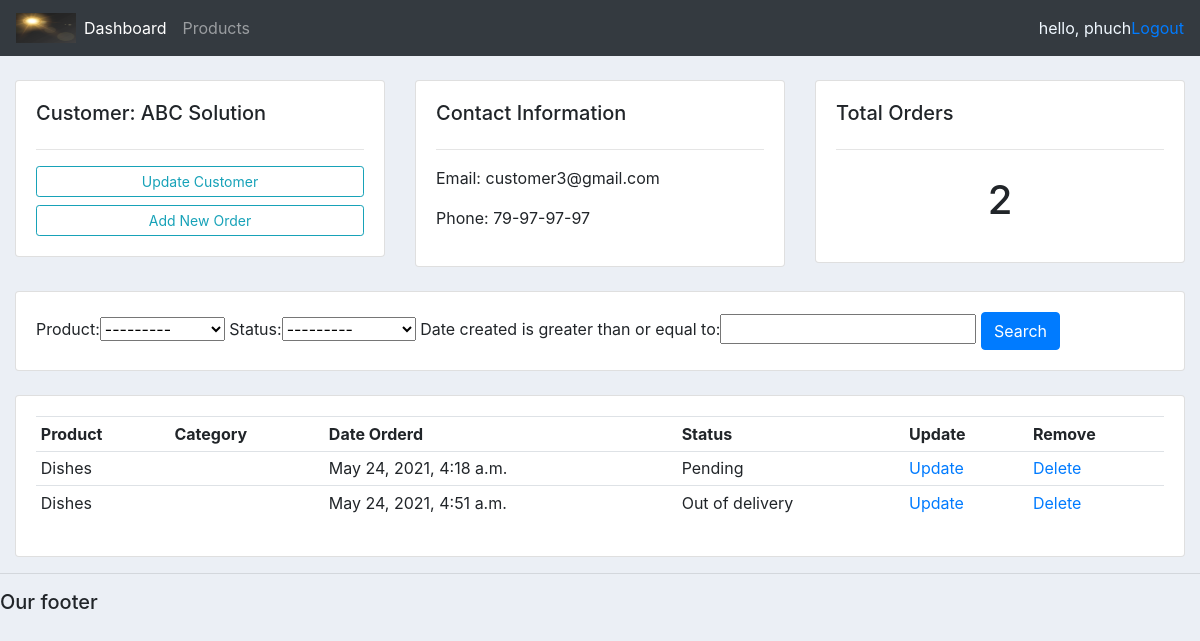
The page /customer/6/ (signed in) on the database its author committed.
### accounts/models.py (models this page shows, shortened)
class Customer(models.Model):
    user = models.OneToOneField(User, null=True, blank=True, on_delete=models.CASCADE)
    name = models.CharField(max_length=200, null=True)
    phone = models.CharField(max_length=200, null=True)
    email = models.CharField(max_length=200, null=True)
    profile_pic = models.ImageField(default="nobody.jpg", null=True, blank=True,)
    date_created = models.DateTimeField(auto_now_add=True, null=True)

class Order(models.Model):
    STATUS = (
        ('Pending', 'Pending'),
        ('Out of delivery', 'Out of delivery'),
        ('Delivered', 'Delivered'),
    )
    customer = models.ForeignKey(Customer, null=True, on_delete=models.SET_NULL)
    product = models.ForeignKey(Product, null=True, on_delete=models.SET_NULL)
    date_created = models.DateTimeField(auto_now_add=True, null=True)
    status = models.CharField(max_length=200, null=True, choices=STATUS)

class Product(models.Model):
    CATEGORY = (
        ('Indoor', 'Indoor'),
        ('Out door', 'Out door'),
    )
    name = models.CharField(max_length=200, null=True)
    price = models.FloatField(null=True)
    category = models.CharField(max_length=200, null=True, choices=CATEGORY)
    description = models.CharField(max_length=200, null=True, blank=True)
    date_created = models.DateTimeField(auto_now_add=True, null=True)
    tags = models.ManyToManyField(Tag)
    def __str__(self):
        return self.name

### accounts/decorators.py (the view)
        def wrapper_func(request, *args, **kwargs):
            try:
                group = None
                if request.user.groups.exists():
                    group = request.user.groups.all()[0].name
                if group in allowed_roles:
                    return view_func(request, *args, **kwargs)
                else:
                    return render(request,'accounts/403.html')
            except:
                return render(request,'accounts/no_user.html')

### accounts/views.py (called while the page is built)
@login_required(login_url='login')
@allowed_users(allowed_roles=['admin'])
def customer(request, pk):
    customer = Customer.objects.get(id=pk)
    orders = customer.order_set.all()
    order_count = orders.count()
    my_filter = OrderFilter(request.GET, queryset=orders)
    orders = my_filter.qs
    context = {
        'customer':customer,
        'orders':orders,
        'order_count':order_count,
        'my_filter':my_filter,
    }
    return render(request, 'accounts/customer.html', context)

### accounts/templates/accounts/customer.html
{%  extends 'accounts/main.html' %}
{% block content %}
	<br>
<div class="row">
	<div class="col-md">
		<div class="card card-body">
			<h5>Customer: {{customer.name}}</h5>
			<hr>
			<a class="btn btn-outline-info  btn-sm btn-block" href="">Update Customer</a>
			<a class="btn btn-outline-info  btn-sm btn-block" href="{% url 'create_order' customer.id %}">Add New Order</a>
		</div>
	</div>
	<div class="col-md">
		<div class="card card-body">
			<h5>Contact Information</h5>
			<hr>
			<p>Email: {{customer.email}}</p>
			<p>Phone: {{customer.phone}}</p>
		</div>
	</div>
	<div class="col-md">
		<div class="card card-body">
			<h5>Total Orders</h5>
			<hr>
			<h1 style="text-align: center;padding: 10px">{{order_count}}</h1>
		</div>
	</div>
</div>
<br>
<div class="row">
	<div class="col">
		<div class="card card-body">
			<form method="get">
				{{my_filter.form}}
		    <button class="btn btn-primary" type="submit">Search</button>
		  </form>
		</div>
	</div>
</div>
<br>
<div class="row">
	<div class="col-md">
		<div class="card card-body">
			<table class="table table-sm">
				<tr>
					<th>Product</th>
					<th>Category</th>
					<th>Date Orderd</th>
					<th>Status</th>
					<th>Update</th>
					<th>Remove</th>
				</tr>
				{% for order in orders %}
				<tr>
					<td>{{order.product}}</td>
					<td>{{order.category}}</td>
					<td>{{order.date_created}}</td>
					<td>{{order.status}}</td>
					<td><a href="{% url 'update_order' order.id %}">Update</a></td>
					<td><a href="{% url 'delete_order' order.id %}">Delete</a></td>
				</tr>
				{% endfor %}
			</table>
		</div>
	</div>
</div>
{% endblock %}

### accounts/templates/accounts/navbar.html (shortened to what this page needs)
{% load static %}
<nav class="navbar navbar-expand-lg navbar-dark bg-dark">
    <img src="{% static 'images/logo.png' %}" alt="" style="height: 30px; width: 60px;">
    <div class="collapse navbar-collapse" id="navbarNav">
      <ul class="navbar-nav">
        {% if request.user.is_staff %}
          <li class="nav-item active">
            <a class="nav-link" href="{% url 'home' %}">Dashboard</a>
          </li>
          <li class="nav-item">
            <a class="nav-link" href="{% url 'products' %}">Products</a>
          </li>
        {% else %}
          <li class="nav-item">
            <a class="nav-link" href="{% url 'account' %}">Settings</a>
          </li>
        {% endif %}
      </ul>
    </div>
    <span style="color: aliceblue;">hello, {{request.user}}</span>
    <span><a href="{% url 'logout' %}">Logout</a></span>
  </nav>

### static/css/main.css (style rules this page uses)
body { background-color: #ebeff5; }

### rows shown on the page
Customer: name "ABC Solution", email "customer3@gmail.com", phone "79-97-97-97"
Order: product "Dishes", date_created "May 24, 2021, 4:18 a.m.", status "Pending"
Order: product "Dishes", date_created "May 24, 2021, 4:51 a.m.", status "Out of delivery"

### other values the page prints
{{ request.user }} "phuch"
{{ order_count }} "2"
